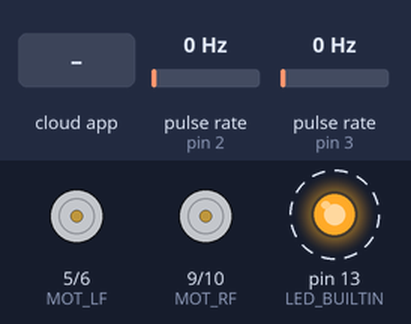
Bench run of a program on a simulated Arduino Nano, built with avr-gcc and run on an emulated ATmega328P. Shown: motor-driver pin pairs drawn as motors (green arrow = first pin HIGH = forward, orange = second pin HIGH = backward, longer = more drive), output pins drawn as LEDs (lit = HIGH). Wiring (inferred from the names in the program): 2 × pulse sensor: data pin 2 / data pin 3. Dashed ring = blinking. The inputs (shaded band) are chosen by the test bench; at power-on: pulse rate (sensors on pin 2, pin 3) 0 Hz. The ROS host is connected and sends only what is stated.

Above: at 1.2 s.
1.3 s: the phone or cloud app sets linear.x to -100
At 2.4 s:
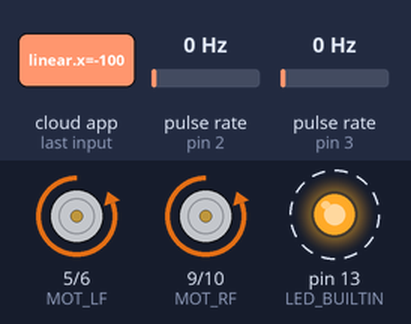
5.3 s: the phone or cloud app sets angular.z to -100
At 6.4 s:
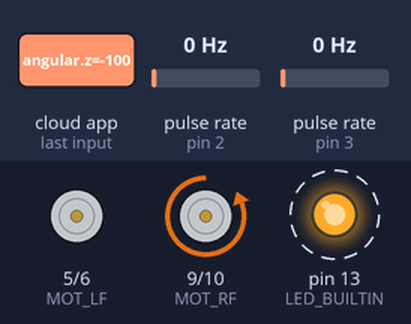
9.3 s: the phone or cloud app sets linear.x to 0
At 10.4 s:
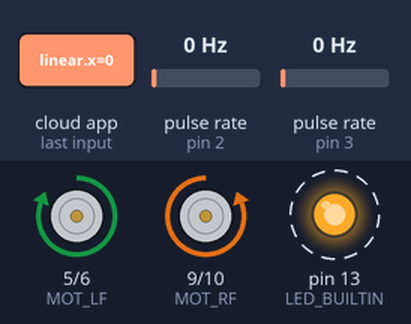
13.3 s: the phone or cloud app sets angular.z to 100
At 14.4 s:
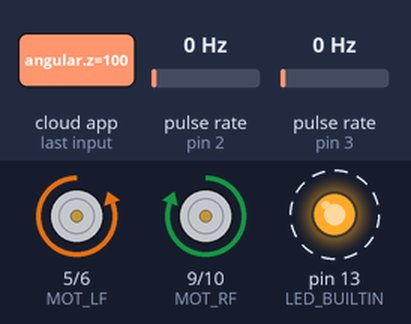
17.3 s: the phone or cloud app sets linear.x to 100
At 18.4 s:
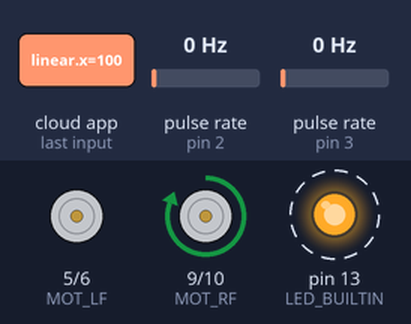
21.3 s: the phone or cloud app sets angular.z to 0
At 22.4 s:
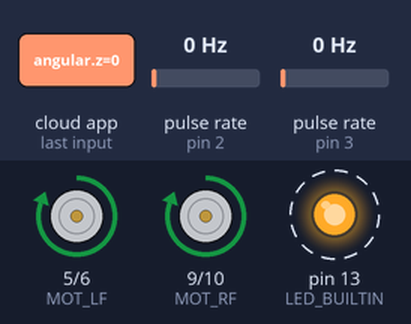
Timing chart, 0 to 26.3 s (numbered marks = the images above; inputs shaded):
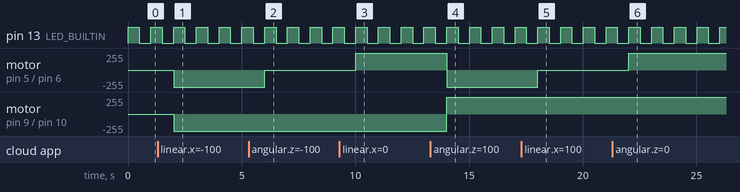

The program:

main.cpp
```cpp
#include <ros.h>
#include <std_msgs/Int32MultiArray.h>
#include <nav_msgs/Odometry.h>
#include <geometry_msgs/Twist.h>

#include <math.h>

#define ENC_L  2
#define ENC_R  3
#define MOT_LF 5
#define MOT_LB 6
#define MOT_RF 9
#define MOT_RB 10
#define STS_SIZE 2

int mot_l = 0;
int mot_r = 0;
volatile int enc_l = 0;
volatile int enc_r = 0;
void readEncoderL() {
  enc_l++;
}

void readEncoderR() {
  enc_r++;
}

void command_motor_left(float veloc){
  if(veloc>+1.0) veloc=+1.0;
  if(veloc<-1.0) veloc=-1.0;
  mot_l = veloc*255;
  if(mot_l > 255) mot_l = 255;
  if(mot_l <-255) mot_l =-255;

  if( mot_l > 0 ) {
    analogWrite(MOT_LF, +mot_l);
    analogWrite(MOT_LB, 0);
  } else {
    analogWrite(MOT_LF, 0);
    analogWrite(MOT_LB, -mot_l);
  }
}

void command_motor_right(float veloc){
  if(veloc>+1.0) veloc=+1.0;
  if(veloc<-1.0) veloc=-1.0;
  mot_r = veloc*255;
  if(mot_r > 255) mot_r = 255;
  if(mot_r <-255) mot_r =-255;

  if( mot_r > 0 ) {
    analogWrite(MOT_RF, +mot_r);
    analogWrite(MOT_RB, 0);
  } else {
    analogWrite(MOT_RF, 0);
    analogWrite(MOT_RB, -mot_r);
  }
}

void controller(const geometry_msgs::Twist& twist){
  const float linear_x = twist.linear.x;
  const float angle_z = twist.angular.z;
  command_motor_left ( linear_x - angle_z );
  command_motor_right( linear_x + angle_z );
}

ros::NodeHandle  nh;
// nav_msgs::Odometry odom;
std_msgs::Int32MultiArray status;
ros::Publisher pub_status("status", &status);
ros::Subscriber<geometry_msgs::Twist> sub_cmd_vel("cmd_vel", &controller);


void setup() {
  // nh.getHardware()->setBaud(115200);
  nh.initNode();
  nh.advertise(pub_status);
  nh.subscribe(sub_cmd_vel);
  status.data = (int32_t*)malloc(sizeof(int32_t) * STS_SIZE);
  status.data_length = STS_SIZE;

  pinMode(LED_BUILTIN, OUTPUT);
  pinMode(ENC_L, INPUT);
  pinMode(ENC_R, INPUT);
  pinMode(MOT_LF, OUTPUT);
  pinMode(MOT_LB, OUTPUT);
  pinMode(MOT_RF, OUTPUT);
  pinMode(MOT_RB, OUTPUT);

  analogWrite(MOT_LF, 0);
  analogWrite(MOT_LB, 0);
  analogWrite(MOT_RF, 0);
  analogWrite(MOT_RB, 0);

  attachInterrupt(digitalPinToInterrupt(ENC_L), readEncoderL, CHANGE);
  attachInterrupt(digitalPinToInterrupt(ENC_R), readEncoderR, CHANGE);
}

void loop() {
  status.data[0] = enc_l;
  status.data[1] = enc_r;
  // status.data[2] = mot_l;
  // status.data[3] = mot_r;
  pub_status.publish( &status );
  nh.spinOnce();

  digitalWrite(LED_BUILTIN, HIGH);
  delay(500);
  digitalWrite(LED_BUILTIN, LOW);
  delay(500);
}
```

Measured:
- after the input at 1.3 s, motor on pin 5 (MOT_LF) / pin 6 (MOT_LB): stopped → backward 255/255 after 0.70 s; motor on pin 9 (MOT_RF) / pin 10 (MOT_RB): stopped → backward 255/255 after 0.71 s
- after the input at 5.3 s, motor on pin 5 (MOT_LF) / pin 6 (MOT_LB): backward 255/255 → stopped after 0.71 s
- after the input at 9.3 s, motor on pin 5 (MOT_LF) / pin 6 (MOT_LB): stopped → forward 255/255 after 0.71 s
- after the input at 13.3 s, motor on pin 5 (MOT_LF) / pin 6 (MOT_LB): forward 255/255 → backward 255/255 after 0.72 s; motor on pin 9 (MOT_RF) / pin 10 (MOT_RB): backward 255/255 → forward 255/255 after 0.72 s
- after the input at 17.3 s, motor on pin 5 (MOT_LF) / pin 6 (MOT_LB): backward 255/255 → stopped after 0.72 s
- after the input at 21.3 s, motor on pin 5 (MOT_LF) / pin 6 (MOT_LB): stopped → forward 255/255 after 0.73 s
- by itself, pin 13 (LED_BUILTIN): alternates HIGH for 0.50 s and LOW for 0.50 s
